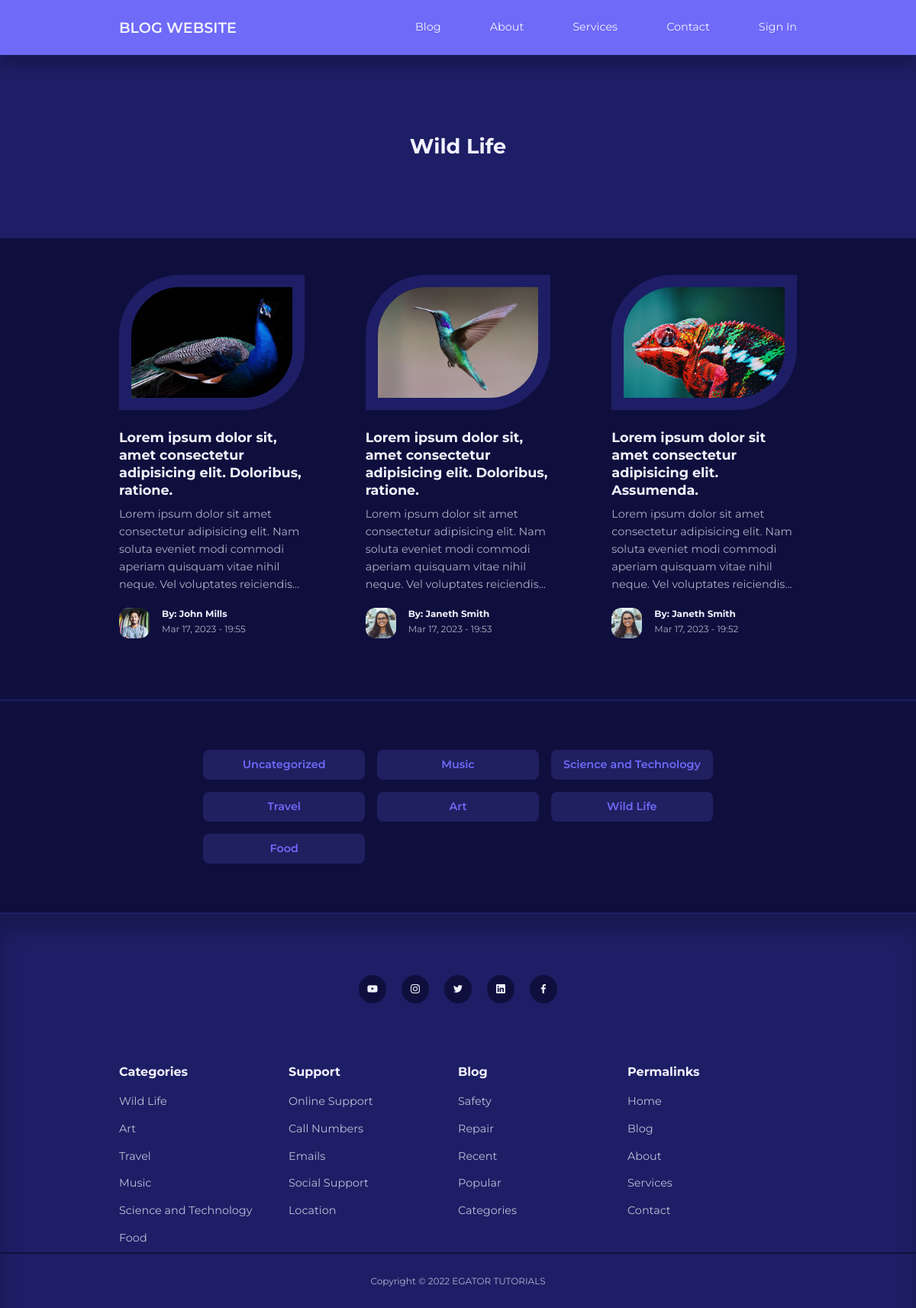
The page /pages/category-posts.php?id=6 on the database its author committed.
### tables this page shows
CREATE TABLE `categories` (
  `id` int(11) UNSIGNED NOT NULL,
  `title` varchar(50) NOT NULL,
  `description` text NOT NULL
);

CREATE TABLE `posts` (
  `id` int(11) UNSIGNED NOT NULL,
  `title` varchar(255) NOT NULL,
  `body` text NOT NULL,
  `thumbnail` varchar(255) NOT NULL,
  `date_time` timestamp NOT NULL DEFAULT current_timestamp(),
  `category_id` int(11) UNSIGNED DEFAULT NULL,
  `author_id` int(11) UNSIGNED NOT NULL,
  `is_featured` tinyint(1) NOT NULL
);

CREATE TABLE `users` (
  `id` int(11) UNSIGNED NOT NULL,
  `firstname` varchar(50) NOT NULL,
  `lastname` varchar(50) NOT NULL,
  `username` varchar(50) NOT NULL,
  `email` varchar(100) NOT NULL,
  `password` varchar(255) NOT NULL,
  `avatar` varchar(255) NOT NULL,
  `is_admin` tinyint(1) NOT NULL
);

### pages/category-posts.php (the view)
<?php
  include $_SERVER['DOCUMENT_ROOT'] . '/Blog/partials/header.php';
  if (isset($_GET["id"])) {
      $id = filter_var($_GET["id"], FILTER_SANITIZE_NUMBER_INT);
      $query = "SELECT * FROM posts WHERE category_id = $id ORDER BY date_time DESC";
      $result = mysqli_query($connection, $query);
  } else {
      header("location: " . ROOT_URL . "pages/blog.php");
      die();
  }
  ?>
<header class="category-title">
    <?php
      $categoryQuery = "SELECT * FROM categories WHERE id = $id";
      $categoryResult = mysqli_query($connection, $categoryQuery);
      $category = mysqli_fetch_assoc($categoryResult);
      echo "<h2>" . $category["title"] . "</h2>";
      ?>
</header>
<?php if (mysqli_num_rows($result) > 0) : ?>
    <section class="posts">
        <div class="container posts-container">
            <?php while ($post = mysqli_fetch_assoc($result)) : ?>
                <article class="post">
                    <div class="post-thumbnail">
                        <img src="../img/<?= $post["thumbnail"] ?>">
                    </div>
                    <div class="post-info">
                        <h3 class="post-title">
                            <a href="<?= ROOT_URL ?>pages/post.php?id=<?= $post["id"] ?>"><?= $post["title"] ?></a>
                        </h3>
                        <p class="post-body">
                            <?= substr($post["body"], 0, 150) ?>...
                        </p>
                        <div class="post-author">
                            <?php
                              $authorId = $post["author_id"];
                              $authorQuery = "SELECT * FROM users WHERE id = $authorId";
                              $authorResult = mysqli_query($connection, $authorQuery);
                              $author = mysqli_fetch_assoc($authorResult);
                              ?>
                            <div class="post-author-avatar">
                                <img src="../img/<?= $author["avatar"] ?>">
                            </div>
                            <div class="post-author-info">
                                <h5>By: <?= "{$author['firstname']} {$author['lastname']}" ?></h5>
                                <small><?= date("M d, Y - H:i", strtotime($post["date_time"])) ?></small>
                            </div>
                        </div>
                    </div>
                </article>
            <?php endwhile ?>
        </div>
    </section>
<?php else : ?>
    <div class="alert-message error lg">
        <p style="text-align: center;">No Posts Founds For This Category</p>
    </div>
<?php endif ?>
<section class="category-buttons">
    <div class="container category-buttons-container">
        <?php
          $allCategoriesQuery = "SELECT * FROM categories";
          $allCategories = mysqli_query($connection, $allCategoriesQuery);
          ?>
        <?php while ($category = mysqli_fetch_assoc($allCategories)) : ?>
            <a href="<?= ROOT_URL ?>pages/category-posts.php?id=<?= $category["id"] ?>" class="category-button"><?= $category["title"] ?></a>
        <?php endwhile ?>
    </div>
</section>
<?php
  include $_SERVER['DOCUMENT_ROOT'] . '/Blog/partials/footer.php';
  ?>

### css/style.css (style rules this page uses)
:root { --color-primary: #6f6af8; --color-primary-light: hsl(242, 91%, 69%, 18%); --color-primary-variant: #5854c7; --color-red: #da0f3f; --color-red-light: hsl(346, 87%, 46%, 15%); --color-green: #00c476; --color-green-light: hsl(156, 100%, 38%, 15%); --color-gray-900: #1e1e66; --color-gray-700: #2d2b7c; --color-gray-300: rgba(242, 242, 254, 0.3); --color-gray-200: rgba(242, 242, 254, 0.7); --color-white: #f2f2fe; --color-bg: #0f0f3e; --transition: all 300ms ease; --container-width-lg: 74%; --container-width-md: 88%; --form-width: 40%; --card-border-radius-1: 0.3rem; --card-border-radius-2: 0.5rem; --card-border-radius-3: 0.8rem; --card-border-radius-4: 2rem; --card-border-radius-5: 5rem; }
* { margin: 0; padding: 0; outline: 0; border: 0; appearance: 0; list-style: none; text-decoration: none; box-sizing: border-box; }
body { font-family: 'Montserrat', sans-serif; line-height: 1.6; color: var(--color-gray-200); overflow-x: hidden; background: var(--color-bg); font-size: 0.9rem; }
.container { width: var(--container-width-lg); max-width: 1800px; margin-inline: auto; }
section { margin-top: 3rem; width: 100vw; }
h1, h2, h3, h4, h5, h6 { color: var(--color-white); line-height: 1.3; }
h2 { font-size: 1.7rem; margin: 1rem 0; }
h3 { font-size: 1.1rem; margin: 0.8rem 0 0.5rem; }
a { color: var(--color-white); transition: var(--transition); }
img { display: block; width: 100%; object-fit: cover; }
.category-button { background: var(--color-primary-light); color: var(--color-primary); display: inline-block; padding: 0.5rem 1rem; border-radius: var(--card-border-radius-2); font-weight: 600; font-size: 08.rem; text-align: center; }
.post-thumbnail { border-radius: var(--card-border-radius-5) 0; border: 1rem solid var(--color-gray-900); overflow: hidden; margin-bottom: 1.6rem; }
.post-author { display: flex; gap: 1rem; margin-top: 1.2rem; }
.post-author-avatar { width: 2.5rem; height: 2.5rem; border-radius: var(--card-border-radius-3); overflow: hidden; }
.posts-container { display: grid; grid-template-columns: repeat(3, 1fr); gap: 5rem; margin-bottom: 5rem; }
.category-buttons { padding: 4rem; border-top: 2px solid var(--color-gray-900); border-bottom: 2px solid var(--color-gray-900); }
.category-buttons-container { width: fit-content; display: grid; grid-template-columns: repeat(3, 1fr); gap: 1rem; }
.category-title { height: 15rem; margin-top: 4.5rem; background: var(--color-gray-900); display: grid; place-items: center; }

### rows shown on the page
categories: title "Wild Life"
posts: thumbnail (picture), title "Lorem ipsum dolor sit, amet consectetur adipisicing elit. Doloribus, ratione.", body "Lorem ipsum dolor sit amet consectetur adipisicing elit. Nam soluta eveniet modi commodi aperiam quisquam vitae nihil neque. Vel voluptates reiciendis", author.avatar (picture), author.firstname "John", author.lastname "Mills", date_time "Mar 17, 2023 - 19:55"
posts: thumbnail (picture), title "Lorem ipsum dolor sit, amet consectetur adipisicing elit. Doloribus, ratione.", body "Lorem ipsum dolor sit amet consectetur adipisicing elit. Nam soluta eveniet modi commodi aperiam quisquam vitae nihil neque. Vel voluptates reiciendis", author.avatar (picture), author.firstname "Janeth", author.lastname "Smith", date_time "Mar 17, 2023 - 19:53"
posts: thumbnail (picture), title "Lorem ipsum dolor sit amet consectetur adipisicing elit. Assumenda.", body "Lorem ipsum dolor sit amet consectetur adipisicing elit. Nam soluta eveniet modi commodi aperiam quisquam vitae nihil neque. Vel voluptates reiciendis", author.avatar (picture), author.firstname "Janeth", author.lastname "Smith", date_time "Mar 17, 2023 - 19:52"
categories: title "Uncategorized"
categories: title "Music"
categories: title "Science and Technology"
categories: title "Travel"
categories: title "Art"
categories: title "Food"
